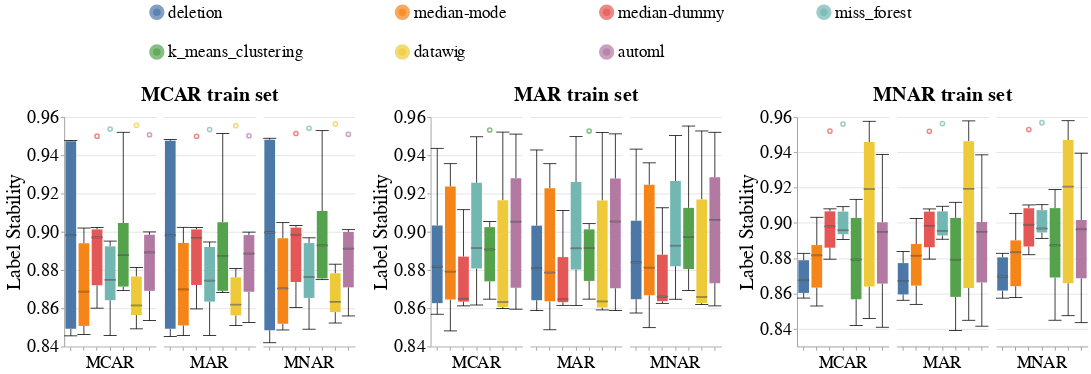

Notebook code for this chart:
### Code cell
create_box_plots_for_diff_imputers_v2(dataset_name=DATASET_NAME,
                                      model_name='dt_clf',
                                      metric_name='label_stability',
                                      db_client=db_client)
